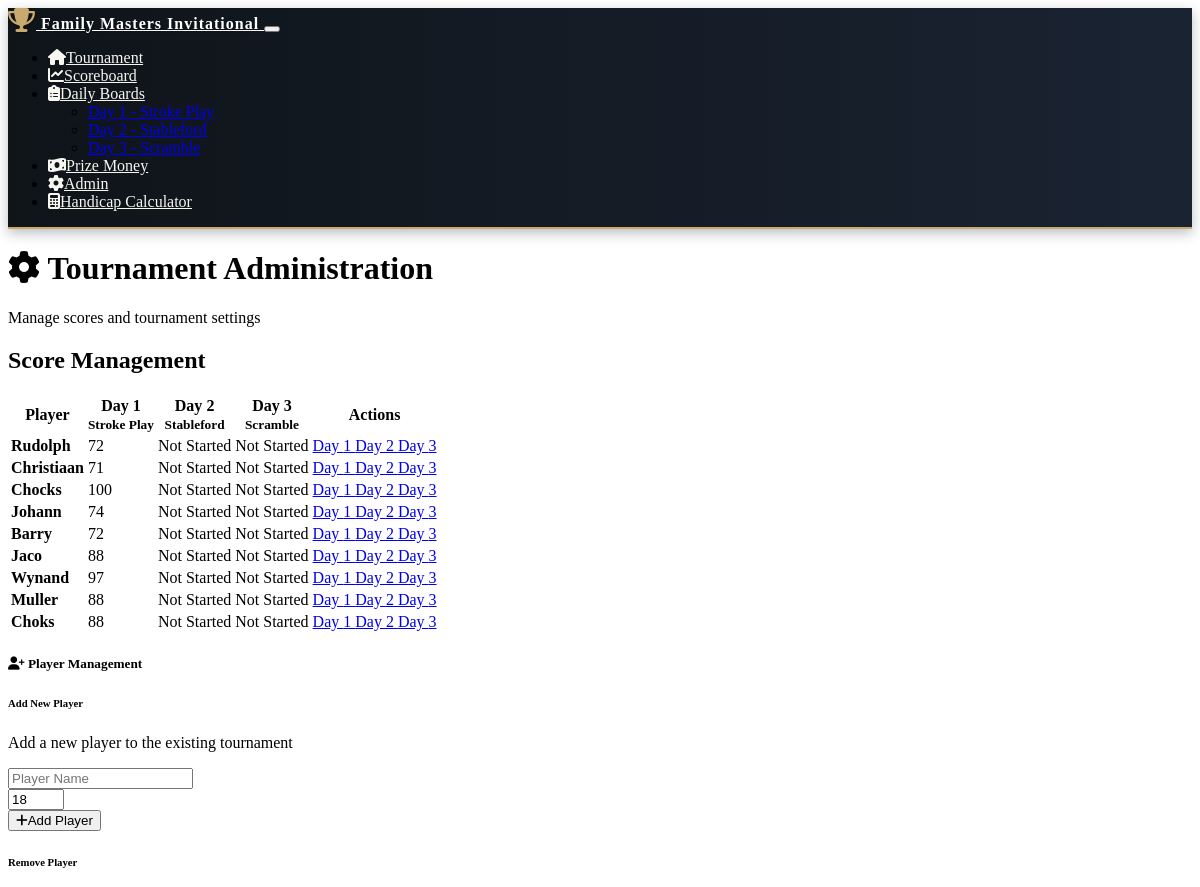
/admin (upper part), run on an earlier commit of the app's database.
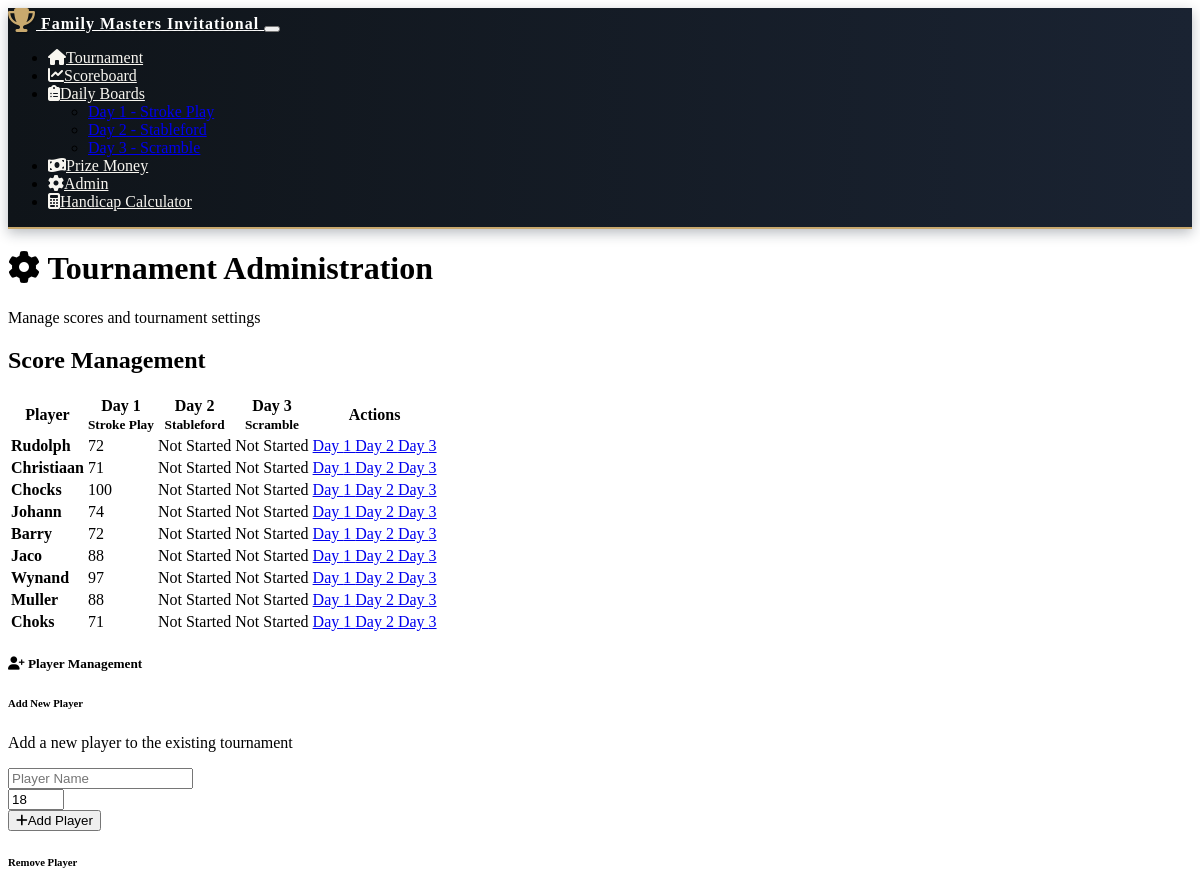
And on a later commit of the database.
### models.py (models this page shows, shortened)
class Score(db.Model):
    id = db.Column(db.Integer, primary_key=True)
    player_id = db.Column(db.Integer, db.ForeignKey('player.id'), nullable=False)
    round_id = db.Column(db.Integer, db.ForeignKey('round.id'), nullable=False)
    hole_1 = db.Column(db.Integer)
    hole_2 = db.Column(db.Integer)
    hole_3 = db.Column(db.Integer)
    hole_4 = db.Column(db.Integer)
    hole_5 = db.Column(db.Integer)
    hole_6 = db.Column(db.Integer)
    hole_7 = db.Column(db.Integer)
    hole_8 = db.Column(db.Integer)
    hole_9 = db.Column(db.Integer)
    hole_10 = db.Column(db.Integer)
    hole_11 = db.Column(db.Integer)
    hole_12 = db.Column(db.Integer)
    hole_13 = db.Column(db.Integer)
    hole_14 = db.Column(db.Integer)
    hole_15 = db.Column(db.Integer)
    hole_16 = db.Column(db.Integer)
    hole_17 = db.Column(db.Integer)
    hole_18 = db.Column(db.Integer)
    total_strokes = db.Column(db.Integer)
    stableford_points = db.Column(db.Integer)
    created_at = db.Column(db.DateTime, default=datetime.utcnow)
    updated_at = db.Column(db.DateTime, default=datetime.utcnow, onupdate=datetime.utcnow)

### routes.py (the view)
@app.route('/admin')
def admin():
    tournament = Tournament.query.first()
    if not tournament:
        return redirect(url_for('player_setup'))
    players = Player.query.filter_by(tournament_id=tournament.id).all()
    rounds = Round.query.filter_by(tournament_id=tournament.id).order_by(Round.day).all()
    return render_template('admin.html',
                         tournament=tournament,
                         players=players,
                         rounds=rounds,
                         tournament_formats=TOURNAMENT_FORMATS)

### templates/admin.html (shortened to what the changed rows need)
{% extends "base.html" %}
{% block content %}
<div class="container">
    <div class="row mb-4">
        <div class="col-12">
            <div class="card bg-primary">
                <div class="card-body">
                    <h1 class="card-title text-white mb-0">
                        <i class="fas fa-cog me-2"></i>
                        Tournament Administration
                    </h1>
                </div>
            </div>
        </div>
    </div>
    <div class="row mb-4">
        <div class="col-12">
            <h2 class="mb-3">Score Management</h2>
            <div class="card">
                <div class="card-body">
                    <div class="table-responsive">
                        <table class="table table-hover">
                            <thead class="table-dark">
                                <tr>
                                    <th>Player</th>
                                    {% for round in rounds %}
                                    <th class="text-center">
                                        Day {{ round.day }}<br>
                                        <small>{{ tournament_formats[round.day].name }}</small>
                                    </th>
                                    {% endfor %}
                                    <th>Actions</th>
                                </tr>
                            </thead>
                            <tbody>
                                {% for player in players %}
                                <tr>
                                    <td><strong>{{ player.name }}</strong></td>
                                    {% for round in rounds %}
                                    <td class="text-center">
                                        {% set score = player.scores|selectattr('round_id', 'equalto', round.id)|first %}
                                        {% if score and score.total_strokes %}
                                            {% if round.format == 'stableford' %}
                                                <span class="badge bg-success">{{ score.stableford_points }} pts</span>
                                            {% else %}
                                                <span class="badge bg-info">{{ score.total_strokes }}</span>
                                            {% endif %}
                                        {% else %}
                                            <span class="text-muted">Not Started</span>
                                        {% endif %}
                                    </td>
                                    {% endfor %}
                                    <td>
                                        <div class="btn-group" role="group">
                                            {% for round in rounds %}
                                            <a href="{{ url_for('scorecard', player_id=player.id, round_id=round.id) }}"
                                               class="btn btn-sm btn-outline-primary">
                                                Day {{ round.day }}
                                            </a>
                                            {% endfor %}
                                        </div>
                                    </td>
                                </tr>
                                {% endfor %}
                            </tbody>
                        </table>
                    </div>
                </div>
            </div>
        </div>
    </div>
                                {% set eligible_count = players|selectattr('prize_eligible')|list|length %}
    </div>
{% endblock %}

What changed in the data, as far as the page shows it:
changed Score (number 9 of 9 on the later page): total_strokes "88" → "71"
